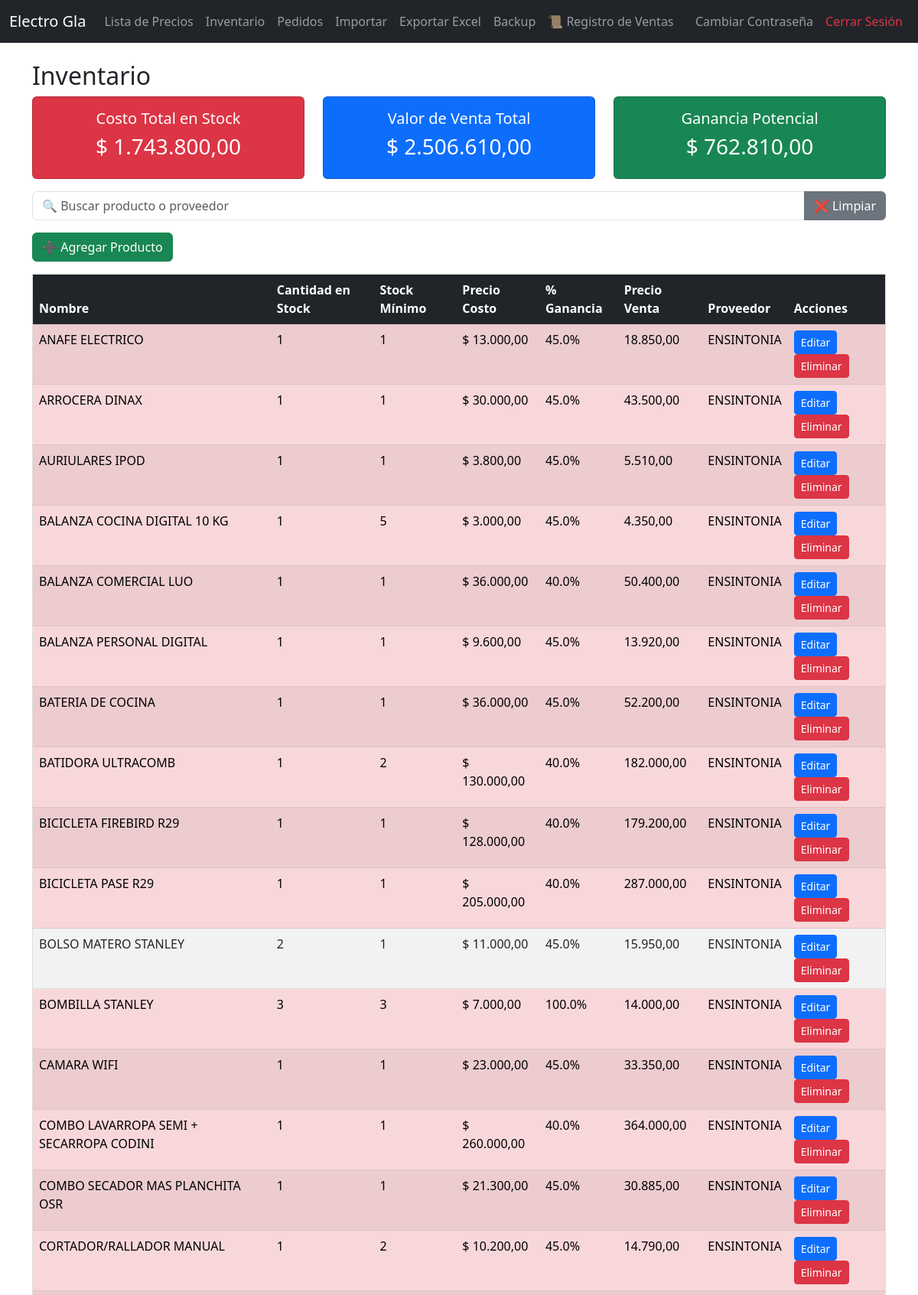
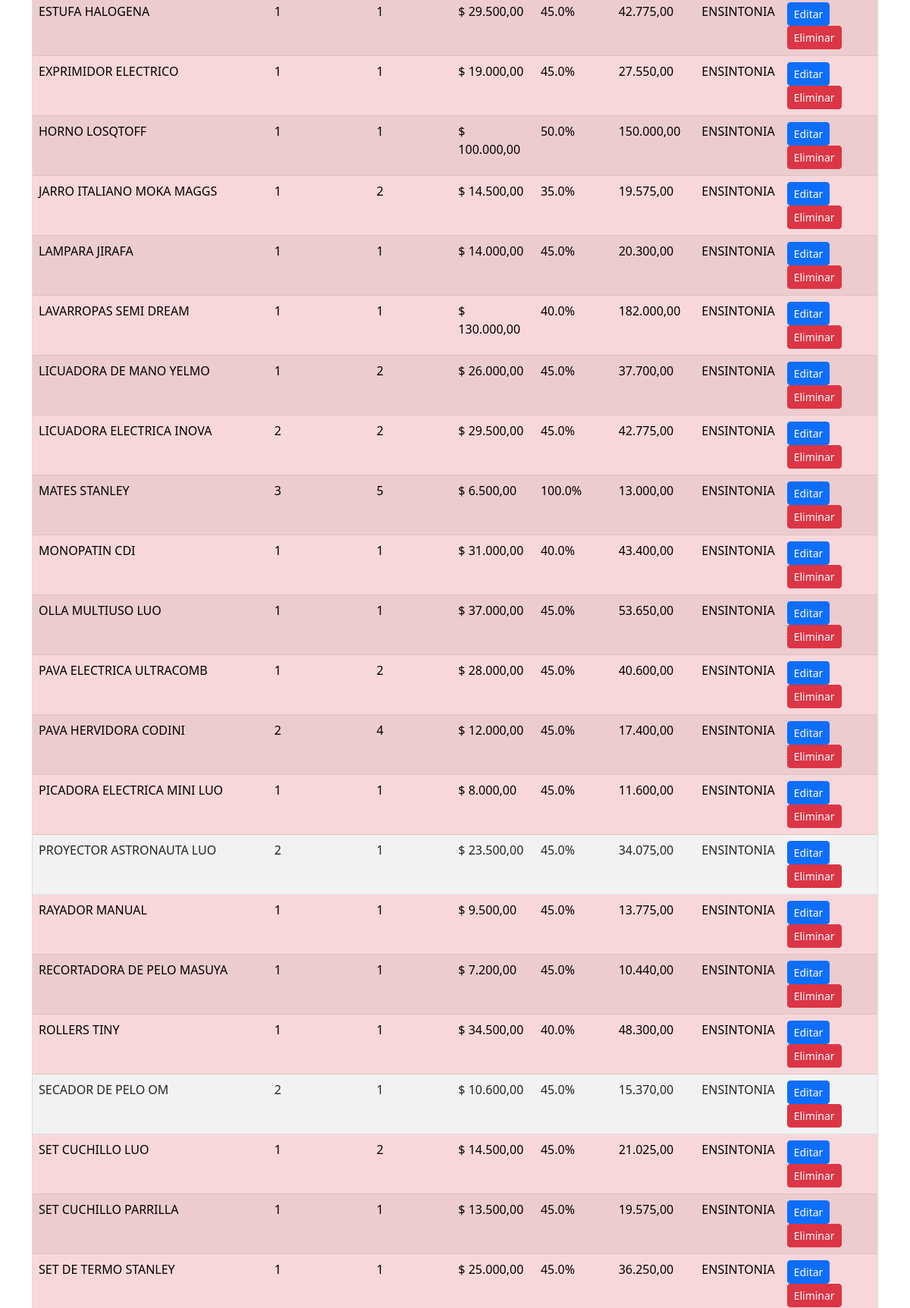
The app's page /inventario (signed in, upper part) with its own data (2 pictures, top to bottom).
### tables this page shows
CREATE TABLE productos (
        id INTEGER PRIMARY KEY AUTOINCREMENT,
        nombre TEXT NOT NULL,
        cantidad INTEGER NOT NULL,
        stock_minimo INTEGER NOT NULL,
        precio_costo REAL NOT NULL,
        proveedor TEXT NOT NULL,
        ganancia REAL DEFAULT 0
    );

### app_negocio.py (the view)
@app.route("/inventario")
def inventario():
    if "usuario" not in session:
        return redirect(url_for("login"))
    q = request.args.get("q", "").lower()
    productos_db = obtener_productos()
    productos = []
    for p in productos_db:
        precio_venta = p["precio_costo"] * (1 + (p["ganancia"] or 0) / 100)
        productos.append({
            "id": p["id"],
            "nombre": p["nombre"],
            "cantidad": p["cantidad"],
            "stock_minimo": p["stock_minimo"],
            "precio_costo": p["precio_costo"],
            "ganancia": p["ganancia"] or 0,
            "precio_venta": precio_venta,
            "proveedor": p["proveedor"]
        })
    if q:
        productos = [p for p in productos if q in p["nombre"].lower() or q in p["proveedor"].lower()]
    total_costo = sum(p["cantidad"] * p["precio_costo"] for p in productos)
    total_venta = sum(p["cantidad"] * p["precio_venta"] for p in productos)
    ganancia = total_venta - total_costo
    return render_template("index.html",
                           productos=productos,
                           query=q,
                           total_costo=total_costo,
                           total_venta=total_venta,
                           ganancia=ganancia)

### app_negocio.py (called while the page is built)
@app.template_filter('precio')
def format_precio(value):
    try:
        return f"{float(value):,.2f}".replace(',', 'X').replace('.', ',').replace('X', '.')
    except:
        return value

def get_connection():
    conn = sqlite3.connect(DB_NAME)
    conn.row_factory = sqlite3.Row
    return conn

def obtener_productos():
    conn = get_connection()
    productos = conn.execute("SELECT * FROM productos ORDER BY LOWER(nombre)").fetchall()
    conn.close()
    return productos

### templates/index.html (shortened to what this page needs)
{% extends "layout.html" %}
{% block content %}
<h2>Inventario</h2>
<div class="row mb-3">
    <div class="col-md-4">
        <div class="card bg-danger text-white text-center">
            <div class="card-body">
                <h5 class="card-title">Costo Total en Stock</h5>
                <h3>$ {{ total_costo|precio }}</h3>
            </div>
        </div>
    </div>
    <div class="col-md-4">
        <div class="card bg-primary text-white text-center">
            <div class="card-body">
                <h5 class="card-title">Valor de Venta Total</h5>
                <h3>$ {{ total_venta|precio }}</h3>
            </div>
        </div>
    </div>
    <div class="col-md-4">
        <div class="card {% if ganancia < 0 %}bg-danger{% else %}bg-success{% endif %} text-white text-center">
            <div class="card-body">
                <h5 class="card-title">Ganancia Potencial</h5>
                <h3>$ {{ ganancia|precio }}</h3>
            </div>
        </div>
    </div>
</div>
<div class="input-group mb-3">
    <input type="text" id="buscador" class="form-control" placeholder="🔍 Buscar producto o proveedor">
    <button type="button" class="btn btn-secondary" onclick="limpiarBusqueda()">❌ Limpiar</button>
</div>
<a href="{{ url_for('agregar') }}" class="btn btn-success mb-3">➕ Agregar Producto</a>
<div style="max-height: 55vh; overflow-y: auto; border: 1px solid #ddd;">
<table class="table table-striped">
<thead class="table-dark" style="position: sticky; top: 0;">
<tr>
  <th>Nombre</th>
  <th>Cantidad en Stock</th>
  <th>Stock Mínimo</th>
  <th>Precio Costo</th>
  <th>% Ganancia</th>
  <th>Precio Venta</th>
  <th>Proveedor</th>
  <th>Acciones</th>
</tr>
</thead>
<tbody>
{% for p in productos %}
<tr class="{% if p['cantidad'] <= p['stock_minimo'] %}table-danger{% endif %}">
  <td>{{ p['nombre'] }}</td>
  <td>{{ p['cantidad'] }}</td>
  <td>{{ p['stock_minimo'] }}</td>
  <td>$ {{ p['precio_costo']|precio }}</td>
  <td>{{ p['ganancia'] }}%</td>
  <td>{{ p['precio_venta']|precio }}</td>
  <td>{{ p['proveedor'] }}</td>
  <td>
    <a href="{{ url_for('editar', id=p['id']) }}" class="btn btn-sm btn-primary">Editar</a>
    <a href="{{ url_for('eliminar', id=p['id']) }}" class="btn btn-sm btn-danger" onclick="return confirm('¿Eliminar este producto?')">Eliminar</a>
  </td>
</tr>
{% endfor %}
</tbody>
</table>
</div>
{% endblock %}

### templates/layout.html (shortened to what this page needs)
<!DOCTYPE html>
<html lang="es">
<head>
    <link rel="stylesheet" href="https://cdn.jsdelivr.net/npm/bootstrap@5.3.0/dist/css/bootstrap.min.css">
</head>
<body>
<nav class="navbar navbar-expand-lg navbar-dark bg-dark mb-4">
  <div class="container-fluid">
    <a class="navbar-brand" href="{{ url_for('lista_precios') }}">Electro Gla</a>
    <div class="collapse navbar-collapse" id="navbarNav">
      <ul class="navbar-nav me-auto">
    <li class="nav-item"><a class="nav-link" href="{{ url_for('lista_precios') }}">Lista de Precios</a></li>
    <li class="nav-item"><a class="nav-link" href="{{ url_for('inventario') }}">Inventario</a></li>
    <li class="nav-item"><a class="nav-link" href="{{ url_for('pedidos') }}">Pedidos</a></li>
    <li class="nav-item"><a class="nav-link" href="{{ url_for('importar_excel') }}">Importar</a></li>
    <li class="nav-item"><a class="nav-link" href="{{ url_for('exportar_excel') }}">Exportar Excel</a></li>
    <li class="nav-item"><a class="nav-link" href="{{ url_for('backup') }}">Backup</a></li>
    <li class="nav-item"><a class="nav-link" href="{{ url_for('ver_logs') }}">📜 Registro de Ventas</a></li>
</ul>
      <ul class="navbar-nav ms-auto">
        {% if session.get('usuario') %}
        <li class="nav-item"><a class="nav-link" href="{{ url_for('cambiar_password') }}">Cambiar Contraseña</a></li>
        <li class="nav-item"><a class="nav-link text-danger" href="{{ url_for('logout') }}">Cerrar Sesión</a></li>
        {% endif %}
      </ul>
    </div>
  </div>
</nav>
<div class="container">
    {% block content %}{% endblock %}
</div>
</body>
</html>

### records on screen
productos: nombre "ANAFE ELECTRICO", cantidad "1", stock_minimo "1", precio_costo|precio "13.000,00", ganancia "45.0", precio_venta|precio "18.850,00", proveedor "ENSINTONIA"
productos: nombre "ARROCERA DINAX", cantidad "1", stock_minimo "1", precio_costo|precio "30.000,00", ganancia "45.0", precio_venta|precio "43.500,00", proveedor "ENSINTONIA"
productos: nombre "AURIULARES IPOD", cantidad "1", stock_minimo "1", precio_costo|precio "3.800,00", ganancia "45.0", precio_venta|precio "5.510,00", proveedor "ENSINTONIA"
productos: nombre "BALANZA COCINA DIGITAL 10 KG", cantidad "1", stock_minimo "5", precio_costo|precio "3.000,00", ganancia "45.0", precio_venta|precio "4.350,00", proveedor "ENSINTONIA"
productos: nombre "BALANZA COMERCIAL LUO", cantidad "1", stock_minimo "1", precio_costo|precio "36.000,00", ganancia "40.0", precio_venta|precio "50.400,00", proveedor "ENSINTONIA"
productos: nombre "BALANZA PERSONAL DIGITAL", cantidad "1", stock_minimo "1", precio_costo|precio "9.600,00", ganancia "45.0", precio_venta|precio "13.920,00", proveedor "ENSINTONIA"
productos: nombre "BATERIA DE COCINA", cantidad "1", stock_minimo "1", precio_costo|precio "36.000,00", ganancia "45.0", precio_venta|precio "52.200,00", proveedor "ENSINTONIA"
productos: nombre "BATIDORA ULTRACOMB", cantidad "1", stock_minimo "2", precio_costo|precio "130.000,00", ganancia "40.0", precio_venta|precio "182.000,00", proveedor "ENSINTONIA"
productos: nombre "BICICLETA FIREBIRD R29", cantidad "1", stock_minimo "1", precio_costo|precio "128.000,00", ganancia "40.0", precio_venta|precio "179.200,00", proveedor "ENSINTONIA"
productos: nombre "BICICLETA PASE R29", cantidad "1", stock_minimo "1", precio_costo|precio "205.000,00", ganancia "40.0", precio_venta|precio "287.000,00", proveedor "ENSINTONIA"
productos: nombre "BOLSO MATERO STANLEY", cantidad "2", stock_minimo "1", precio_costo|precio "11.000,00", ganancia "45.0", precio_venta|precio "15.950,00", proveedor "ENSINTONIA"
productos: nombre "BOMBILLA STANLEY", cantidad "3", stock_minimo "3", precio_costo|precio "7.000,00", ganancia "100.0", precio_venta|precio "14.000,00", proveedor "ENSINTONIA"
productos: nombre "CAMARA WIFI", cantidad "1", stock_minimo "1", precio_costo|precio "23.000,00", ganancia "45.0", precio_venta|precio "33.350,00", proveedor "ENSINTONIA"
productos: nombre "COMBO LAVARROPA SEMI + SECARROPA CODINI", cantidad "1", stock_minimo "1", precio_costo|precio "260.000,00", ganancia "40.0", precio_venta|precio "364.000,00", proveedor "ENSINTONIA"
productos: nombre "COMBO SECADOR MAS PLANCHITA OSR", cantidad "1", stock_minimo "1", precio_costo|precio "21.300,00", ganancia "45.0", precio_venta|precio "30.885,00", proveedor "ENSINTONIA"
productos: nombre "CORTADOR/RALLADOR MANUAL", cantidad "1", stock_minimo "2", precio_costo|precio "10.200,00", ganancia "45.0", precio_venta|precio "14.790,00", proveedor "ENSINTONIA"
productos: nombre "ESTUFA HALOGENA", cantidad "1", stock_minimo "1", precio_costo|precio "29.500,00", ganancia "45.0", precio_venta|precio "42.775,00", proveedor "ENSINTONIA"
productos: nombre "EXPRIMIDOR ELECTRICO", cantidad "1", stock_minimo "1", precio_costo|precio "19.000,00", ganancia "45.0", precio_venta|precio "27.550,00", proveedor "ENSINTONIA"
productos: nombre "HORNO LOSQTOFF", cantidad "1", stock_minimo "1", precio_costo|precio "100.000,00", ganancia "50.0", precio_venta|precio "150.000,00", proveedor "ENSINTONIA"
productos: nombre "JARRO ITALIANO MOKA MAGGS", cantidad "1", stock_minimo "2", precio_costo|precio "14.500,00", ganancia "35.0", precio_venta|precio "19.575,00", proveedor "ENSINTONIA"
productos: nombre "LAMPARA JIRAFA", cantidad "1", stock_minimo "1", precio_costo|precio "14.000,00", ganancia "45.0", precio_venta|precio "20.300,00", proveedor "ENSINTONIA"
productos: nombre "LAVARROPAS SEMI DREAM", cantidad "1", stock_minimo "1", precio_costo|precio "130.000,00", ganancia "40.0", precio_venta|precio "182.000,00", proveedor "ENSINTONIA"
productos: nombre "LICUADORA DE MANO YELMO", cantidad "1", stock_minimo "2", precio_costo|precio "26.000,00", ganancia "45.0", precio_venta|precio "37.700,00", proveedor "ENSINTONIA"
productos: nombre "LICUADORA ELECTRICA INOVA", cantidad "2", stock_minimo "2", precio_costo|precio "29.500,00", ganancia "45.0", precio_venta|precio "42.775,00", proveedor "ENSINTONIA"
productos: nombre "MATES STANLEY", cantidad "3", stock_minimo "5", precio_costo|precio "6.500,00", ganancia "100.0", precio_venta|precio "13.000,00", proveedor "ENSINTONIA"
productos: nombre "MONOPATIN CDI", cantidad "1", stock_minimo "1", precio_costo|precio "31.000,00", ganancia "40.0", precio_venta|precio "43.400,00", proveedor "ENSINTONIA"
productos: nombre "OLLA MULTIUSO LUO", cantidad "1", stock_minimo "1", precio_costo|precio "37.000,00", ganancia "45.0", precio_venta|precio "53.650,00", proveedor "ENSINTONIA"
productos: nombre "PAVA ELECTRICA ULTRACOMB", cantidad "1", stock_minimo "2", precio_costo|precio "28.000,00", ganancia "45.0", precio_venta|precio "40.600,00", proveedor "ENSINTONIA"
productos: nombre "PAVA HERVIDORA CODINI", cantidad "2", stock_minimo "4", precio_costo|precio "12.000,00", ganancia "45.0", precio_venta|precio "17.400,00", proveedor "ENSINTONIA"
productos: nombre "PICADORA ELECTRICA MINI LUO", cantidad "1", stock_minimo "1", precio_costo|precio "8.000,00", ganancia "45.0", precio_venta|precio "11.600,00", proveedor "ENSINTONIA"
productos: nombre "PROYECTOR ASTRONAUTA LUO", cantidad "2", stock_minimo "1", precio_costo|precio "23.500,00", ganancia "45.0", precio_venta|precio "34.075,00", proveedor "ENSINTONIA"
productos: nombre "RAYADOR MANUAL", cantidad "1", stock_minimo "1", precio_costo|precio "9.500,00", ganancia "45.0", precio_venta|precio "13.775,00", proveedor "ENSINTONIA"
productos: nombre "RECORTADORA DE PELO MASUYA", cantidad "1", stock_minimo "1", precio_costo|precio "7.200,00", ganancia "45.0", precio_venta|precio "10.440,00", proveedor "ENSINTONIA"
productos: nombre "ROLLERS TINY", cantidad "1", stock_minimo "1", precio_costo|precio "34.500,00", ganancia "40.0", precio_venta|precio "48.300,00", proveedor "ENSINTONIA"
productos: nombre "SECADOR DE PELO OM", cantidad "2", stock_minimo "1", precio_costo|precio "10.600,00", ganancia "45.0", precio_venta|precio "15.370,00", proveedor "ENSINTONIA"
productos: nombre "SET CUCHILLO LUO", cantidad "1", stock_minimo "2", precio_costo|precio "14.500,00", ganancia "45.0", precio_venta|precio "21.025,00", proveedor "ENSINTONIA"
productos: nombre "SET CUCHILLO PARRILLA", cantidad "1", stock_minimo "1", precio_costo|precio "13.500,00", ganancia "45.0", precio_venta|precio "19.575,00", proveedor "ENSINTONIA"
productos: nombre "SET DE TERMO STANLEY", cantidad "1", stock_minimo "1", precio_costo|precio "25.000,00", ganancia "45.0", precio_venta|precio "36.250,00", proveedor "ENSINTONIA"

### other values on screen
{{ total_costo|precio }} "1.743.800,00"
{{ total_venta|precio }} "2.506.610,00"
{{ ganancia|precio }} "762.810,00"
